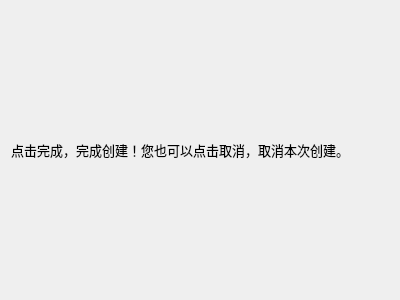
<?xml version="1.0" encoding="UTF-8"?>
<ui version="4.0">
 <class>ConfirmPage</class>
 <widget class="QWizardPage" name="ConfirmPage">
  <property name="geometry">
   <rect>
    <x>0</x>
    <y>0</y>
    <width>400</width>
    <height>300</height>
   </rect>
  </property>
  <property name="windowTitle">
   <string>WizardPage</string>
  </property>
  <layout class="QGridLayout" name="gridLayout">
   <item row="0" column="0">
    <layout class="QVBoxLayout" name="verticalLayout">
     <item>
      <widget class="QLabel" name="label">
       <property name="font">
        <font>
         <pointsize>10</pointsize>
        </font>
       </property>
       <property name="text">
        <string>点击完成，完成创建！您也可以点击取消，取消本次创建。</string>
       </property>
      </widget>
     </item>
    </layout>
   </item>
  </layout>
 </widget>
 <resources/>
 <connections/>
</ui>
